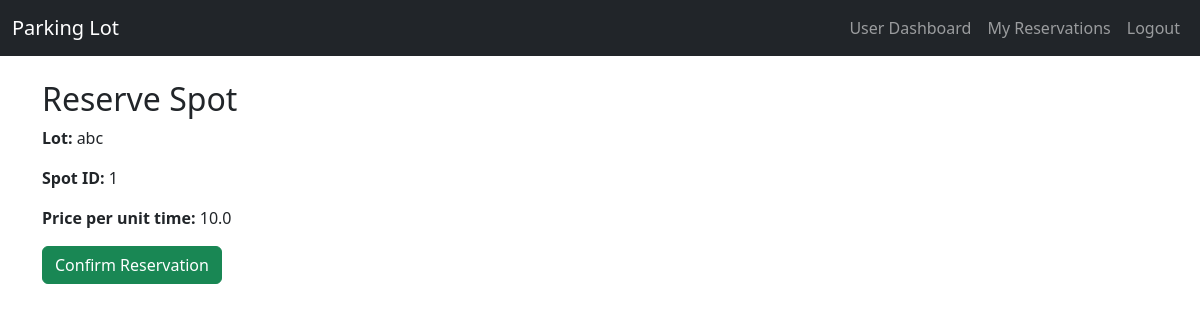
The app's page /reserve/1 (signed in) with its own data.
### models.py (models this page shows)
class ParkingLot(db.Model):
    id = db.Column(db.Integer, primary_key=True)
    prime_location_name = db.Column(db.String(120), nullable=False)
    price = db.Column(db.Float, nullable=False)
    address = db.Column(db.String(200), nullable=False)
    pin_code = db.Column(db.Integer, nullable=False)
    maximum_number_of_spots = db.Column(db.Integer, nullable=False)
    spots = db.relationship('ParkingSpot', backref='lot', lazy=True)

class ParkingSpot(db.Model):
    id = db.Column(db.Integer, primary_key=True)
    lot_id = db.Column(db.Integer, db.ForeignKey('parking_lot.id'), nullable=False)
    status = db.Column(db.String(1), nullable=False, default='A')
    reservation = db.relationship('Reservation', backref='spot', uselist=False)

### app.py (the view, shortened to what this page needs)
@app.route('/reserve/<int:lot_id>', methods=['GET', 'POST'])
def reserve(lot_id):
    if session.get('role') != 'user':
        return redirect(url_for('login'))
    lot = ParkingLot.query.get_or_404(lot_id)
    available_spot = ParkingSpot.query.filter_by(lot_id=lot_id, status='A').first()
    if not available_spot:
        flash('No available spots in this lot.')
        return redirect(url_for('user_dashboard'))
    return render_template('reserve.html', lot=lot, spot=available_spot)

### templates/reserve.html
{% extends 'base.html' %}
{% block content %}
<h2>Reserve Spot</h2>
<p><strong>Lot:</strong> {{ lot.prime_location_name }}</p>
<p><strong>Spot ID:</strong> {{ spot.id }}</p>
<p><strong>Price per unit time:</strong> {{ lot.price }}</p>
<form method="post">
  <button type="submit" class="btn btn-success">Confirm Reservation</button>
</form>
{% endblock %}

### records on screen
ParkingLot: prime_location_name "abc", price "10.0"
ParkingSpot: id "1"
